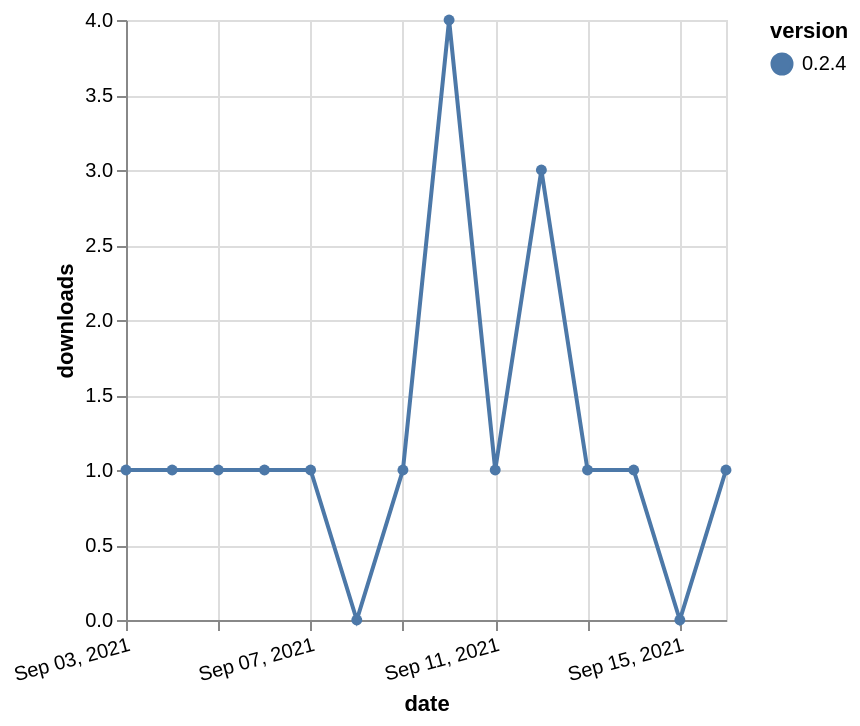

Write the Vega-Lite specification saved for this chart.
### Vega-Lite specification from a JSON file in a GitHub repository (floating-point values rounded to 4 significant figures)
{"$schema": "https://vega.github.io/schema/vega-lite/v5.json", "description": "A simple bar chart with embedded data.", "data": {"values": [{"date": "2021-09-03", "total": 185, "delta": 1, "version": "0.2.4"}, {"date": "2021-09-04", "total": 186, "delta": 1, "version": "0.2.4"}, {"date": "2021-09-05", "total": 187, "delta": 1, "version": "0.2.4"}, {"date": "2021-09-06", "total": 188, "delta": 1, "version": "0.2.4"}, {"date": "2021-09-07", "total": 189, "delta": 1, "version": "0.2.4"}, {"date": "2021-09-08", "total": 189, "delta": 0, "version": "0.2.4"}, {"date": "2021-09-09", "total": 190, "delta": 1, "version": "0.2.4"}, {"date": "2021-09-10", "total": 194, "delta": 4, "version": "0.2.4"}, {"date": "2021-09-11", "total": 195, "delta": 1, "version": "0.2.4"}, {"date": "2021-09-12", "total": 198, "delta": 3, "version": "0.2.4"}, {"date": "2021-09-13", "total": 199, "delta": 1, "version": "0.2.4"}, {"date": "2021-09-14", "total": 200, "delta": 1, "version": "0.2.4"}, {"date": "2021-09-15", "total": 200, "delta": 0, "version": "0.2.4"}, {"date": "2021-09-16", "total": 201, "delta": 1, "version": "0.2.4"}]}, "width": "container", "mark": {"type": "line", "point": {"filled": true}}, "encoding": {"x": {"field": "date", "type": "temporal", "timeUnit": "yearmonthdate", "title": "date", "axis": {"labelAngle": -15}}, "y": {"field": "delta", "type": "quantitative", "title": "downloads"}, "color": {"field": "version", "type": "nominal"}, "tooltip": {"field": "delta"}}}
